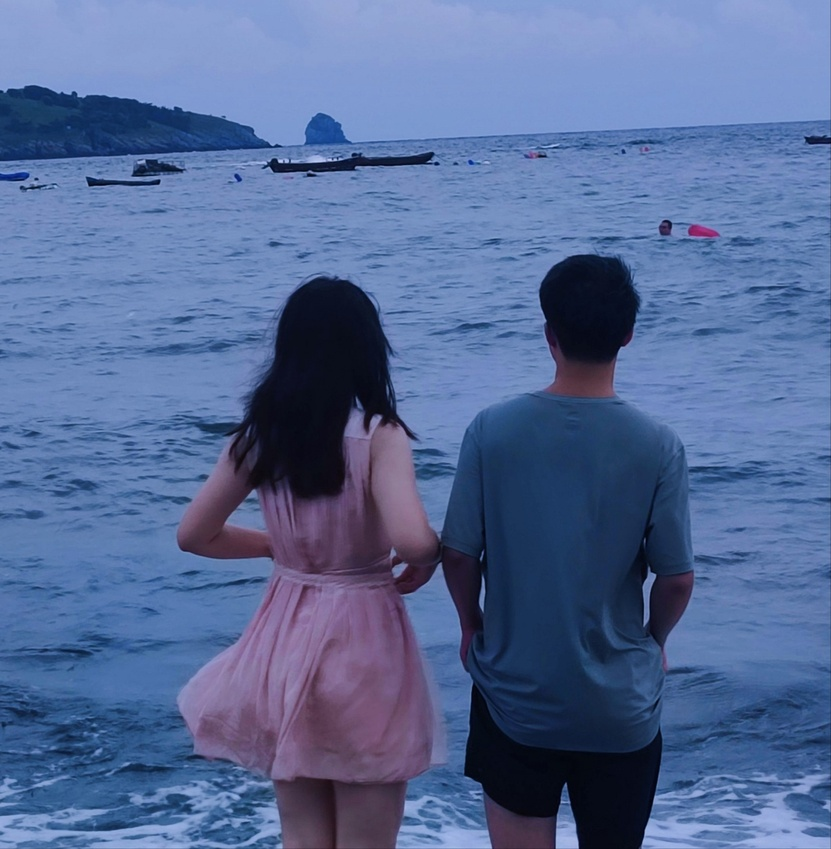
#> input picture 入门篇/test.jpg, 831 x 849 px, shrunk from 1749 x 1785 before the run
$ jupyter execute '04图像基本操作.ipynb'
#> lines starting #> are read from the running program, lines starting #| are printed output that depends on the picture; after the words box and inside, x2 and y2 are one past the last pixel; in counts of white or black regions, pixels touching at a corner belong together
## 获取和修改像素点值

[cell 1]
import cv2

img = cv2.imread('test.jpg')
#> img is the input picture: shape (849, 831, 3); mean B, G, R 150.4, 105.6, 84.8

[cell 2]
px = img[100, 90]
#> px = [101, 54, 23]
print(px)
#| [101  54  23]

[cell 3]
px_blue = img[100, 90, 0]
#> px_blue = 101
print(px_blue)
#| 101

[cell 4]
img[100, 90] = [255, 255, 255]
#> img: shape (849, 831, 3); under 0.01% of pixels changed, all inside (x1, y1, x2, y2) = (90, 100, 91, 101)
print(img[100, 90])
#| [255 255 255]

[cell 5]
print(img.shape) # 行数，列数，通道数
#| (849, 831, 3)

[cell 6]
print(img.dtype)
#| uint8

## ROI感兴趣区域

[cell 7]
# 截取脸部ROI
face = img[100: 200, 115: 188]
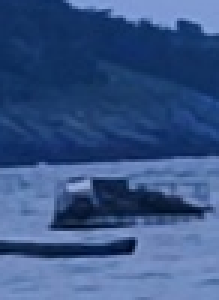
#> face: shape (100, 73, 3) (shown 3 times larger); mean B, G, R 133.6, 85, 56.7
cv2.imshow('face', face)
cv2.waitKey(0)

## 通道的分割与合并

彩色图的BGR三个通道是可以分开单独访问的，也可以将单独的三个通道合并成一副图像
分别使用cv2.split, cv2.merge

[cell 8]
b, g, r = cv2.split(img)
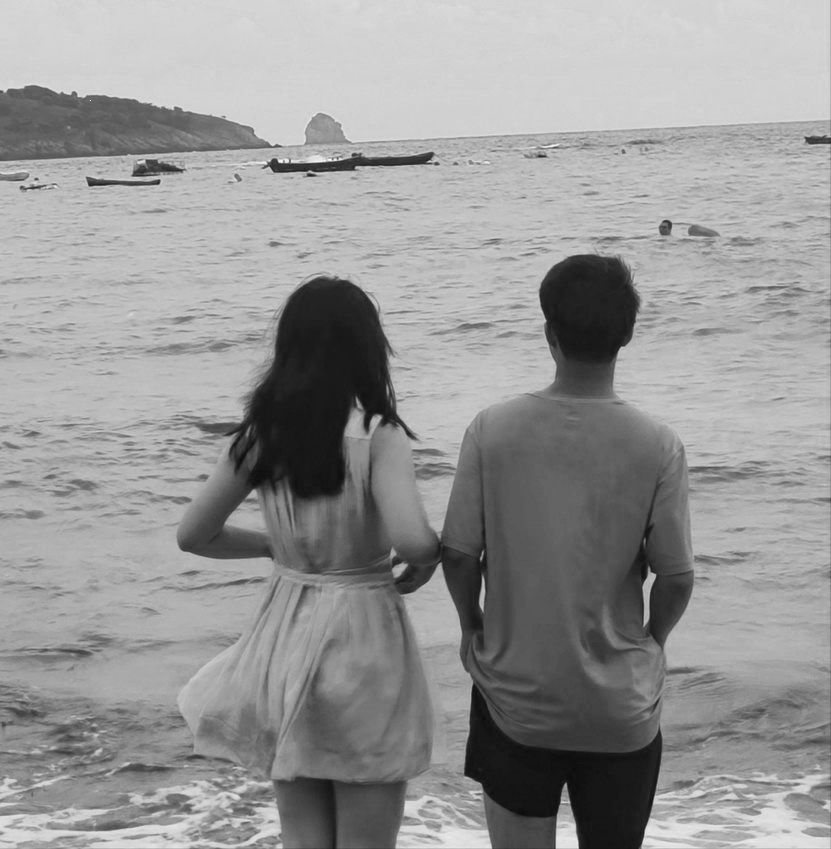
#> b: shape (849, 831); min 11, max 255, mean 150.4
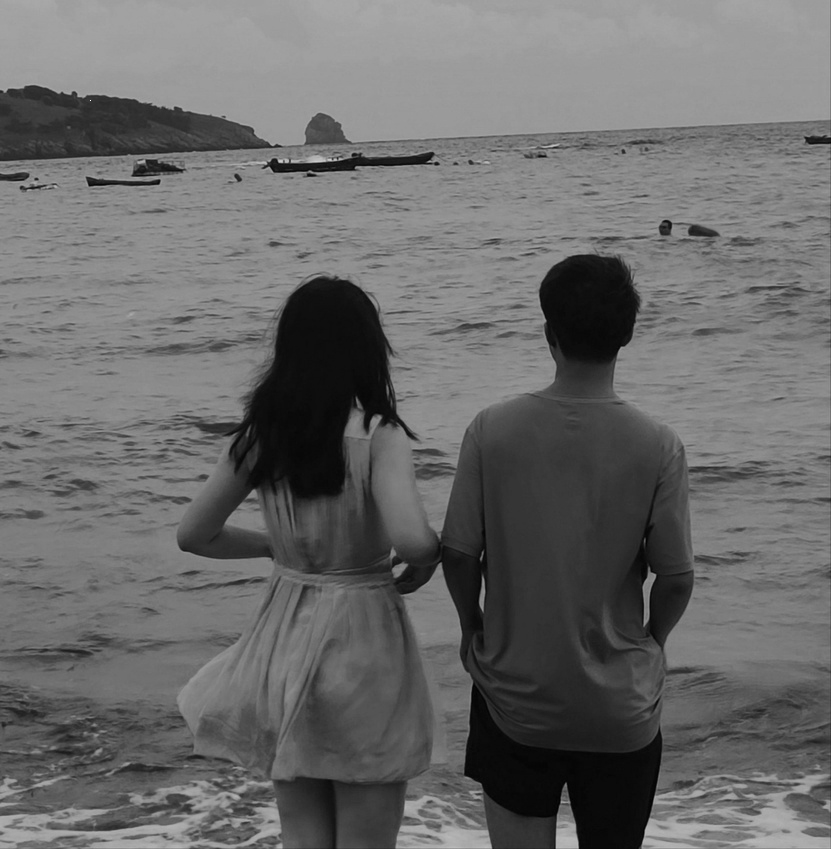
#> g: shape (849, 831); min 0, max 255, mean 105.6
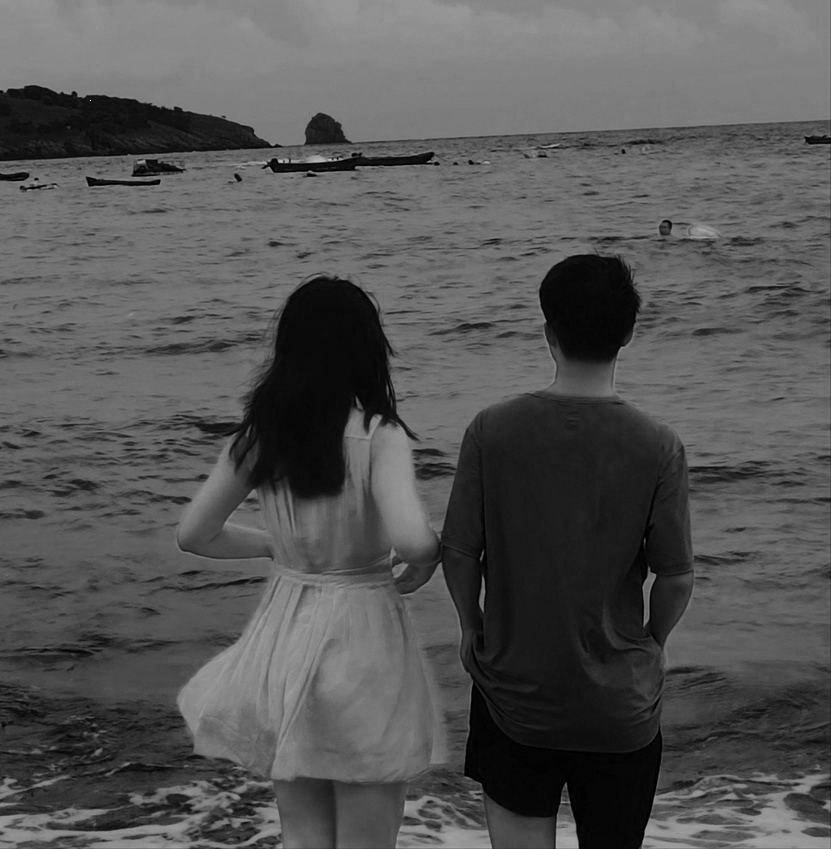
#> r: shape (849, 831); min 0, max 255, mean 84.8
print(b)
#> (printed output is left out)
